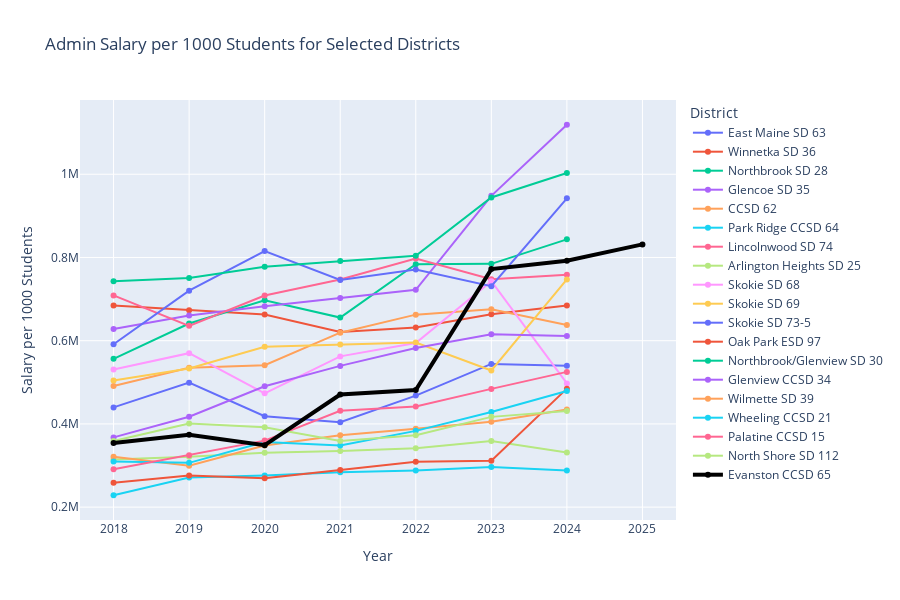

Source (notebook cell):
### Code cell
# Plot admin salary per 1000 students over time for each district
fig_admin_salary_per_1000 = go.Figure()
for district in target_districts:
    district_data = admin_data[admin_data['District'] == district]
    # Make 'Evanston CCSD 65' stand out with a thicker line and use black color
    if district == 'Evanston CCSD 65':
        fig_admin_salary_per_1000.add_trace(go.Scatter(x=district_data['SchoolYearId'], y=district_data['salary_per_1000_students'], mode='lines+markers', name=district, line=dict(width=4, color='black')))
        continue
    fig_admin_salary_per_1000.add_trace(go.Scatter(x=district_data['SchoolYearId'], y=district_data['salary_per_1000_students'], mode='lines+markers', name=district))
fig_admin_salary_per_1000.update_layout(
    title='Admin Salary per 1000 Students for Selected Districts',
    xaxis_title='Year',
    yaxis_title='Salary per 1000 Students',
    legend_title='District',
    height=600
)
fig_admin_salary_per_1000.show()

### Figure 1 — Plotly figure (JSON) as saved in the notebook; plotly's stock layout.template omitted (floating-point values rounded to 4 significant figures)
{"data": [{"mode": "lines+markers", "name": "East Maine SD 63", "type": "scatter", "x": [2018, 2019, 2020, 2021, 2022, 2023, 2024], "y": [439700.0, 499100.0, 418400.0, 403900.0, 468100.0, 544200.0, 540000.0]}, {"mode": "lines+markers", "name": "Winnetka SD 36", "type": "scatter", "x": [2018, 2019, 2020, 2021, 2022, 2023, 2024], "y": [684300.0, 673000.0, 663000.0, 621200.0, 631600.0, 663600.0, 684300.0]}, {"mode": "lines+markers", "name": "Northbrook SD 28", "type": "scatter", "x": [2018, 2019, 2020, 2021, 2022, 2023, 2024], "y": [556400.0, 641200.0, 697000.0, 655600.0, 784000.0, 784600.0, 843500.0]}, {"mode": "lines+markers", "name": "Glencoe SD 35", "type": "scatter", "x": [2018, 2019, 2020, 2021, 2022, 2023, 2024], "y": [628100.0, 660700.0, 683000.0, 702600.0, 722300.0, 948100.0, 1119000.0]}, {"mode": "lines+markers", "name": "CCSD 62", "type": "scatter", "x": [2018, 2019, 2020, 2021, 2022, 2023, 2024], "y": [491300.0, 534900.0, 541200.0, 619200.0, 662600.0, 675600.0, 637900.0]}, {"mode": "lines+markers", "name": "Park Ridge CCSD 64", "type": "scatter", "x": [2018, 2019, 2020, 2021, 2022, 2023, 2024], "y": [228600.0, 271400.0, 275900.0, 283900.0, 288100.0, 296200.0, 287900.0]}, {"mode": "lines+markers", "name": "Lincolnwood SD 74", "type": "scatter", "x": [2018, 2019, 2020, 2021, 2022, 2023, 2024], "y": [708800.0, 635600.0, 708400.0, 747100.0, 797700.0, 747700.0, 758700.0]}, {"mode": "lines+markers", "name": "Arlington Heights SD 25", "type": "scatter", "x": [2018, 2019, 2020, 2021, 2022, 2023, 2024], "y": [314700.0, 321000.0, 330700.0, 335000.0, 341700.0, 358900.0, 331100.0]}, {"mode": "lines+markers", "name": "Skokie SD 68", "type": "scatter", "x": [2018, 2019, 2020, 2021, 2022, 2023, 2024], "y": [530800.0, 570100.0, 473500.0, 562300.0, 594300.0, 743000.0, 497400.0]}, {"mode": "lines+markers", "name": "Skokie SD 69", "type": "scatter", "x": [2018, 2019, 2020, 2021, 2022, 2023, 2024], "y": [504300.0, 533200.0, 585500.0, 591000.0, 595700.0, 528400.0, 747200.0]}, {"mode": "lines+markers", "name": "Skokie SD 73-5", "type": "scatter", "x": [2018, 2019, 2020, 2021, 2022, 2023, 2024], "y": [591500.0, 720200.0, 815300.0, 745900.0, 771300.0, 731000.0, 942000.0]}, {"mode": "lines+markers", "name": "Oak Park ESD 97", "type": "scatter", "x": [2018, 2019, 2020, 2021, 2022, 2023, 2024], "y": [258900.0, 275900.0, 269400.0, 289400.0, 309300.0, 311300.0, 484700.0]}, {"mode": "lines+markers", "name": "Northbrook/Glenview SD 30", "type": "scatter", "x": [2018, 2019, 2020, 2021, 2022, 2023, 2024], "y": [743000.0, 750600.0, 777500.0, 791600.0, 804000.0, 944200.0, 1003000.0]}, {"mode": "lines+markers", "name": "Glenview CCSD 34", "type": "scatter", "x": [2018, 2019, 2020, 2021, 2022, 2023, 2024], "y": [367600.0, 417300.0, 490500.0, 539400.0, 582400.0, 615200.0, 611400.0]}, {"mode": "lines+markers", "name": "Wilmette SD 39", "type": "scatter", "x": [2018, 2019, 2020, 2021, 2022, 2023, 2024], "y": [321100.0, 299600.0, 348000.0, 373000.0, 388100.0, 405000.0, 434500.0]}, {"mode": "lines+markers", "name": "Wheeling CCSD 21", "type": "scatter", "x": [2018, 2019, 2020, 2021, 2022, 2023, 2024], "y": [309800.0, 306400.0, 356700.0, 347900.0, 383300.0, 428600.0, 479200.0]}, {"mode": "lines+markers", "name": "Palatine CCSD 15", "type": "scatter", "x": [2018, 2019, 2020, 2021, 2022, 2023, 2024], "y": [291000.0, 324700.0, 359800.0, 431600.0, 441800.0, 484200.0, 525000.0]}, {"mode": "lines+markers", "name": "North Shore SD 112", "type": "scatter", "x": [2018, 2019, 2020, 2021, 2022, 2023, 2024], "y": [358900.0, 401100.0, 391700.0, 358900.0, 372900.0, 416900.0, 430900.0]}, {"line": {"color": "black", "width": 4}, "mode": "lines+markers", "name": "Evanston CCSD 65", "type": "scatter", "x": [2018, 2019, 2020, 2021, 2022, 2023, 2024, 2025], "y": [354100.0, 373700.0, 348800.0, 470600.0, 481200.0, 772100.0, 792200.0, 831400.0]}], "layout": {"height": 600, "legend": {"title": {"text": "District"}}, "title": {"text": "Admin Salary per 1000 Students for Selected Districts"}, "xaxis": {"title": {"text": "Year"}}, "yaxis": {"title": {"text": "Salary per 1000 Students"}}}}
